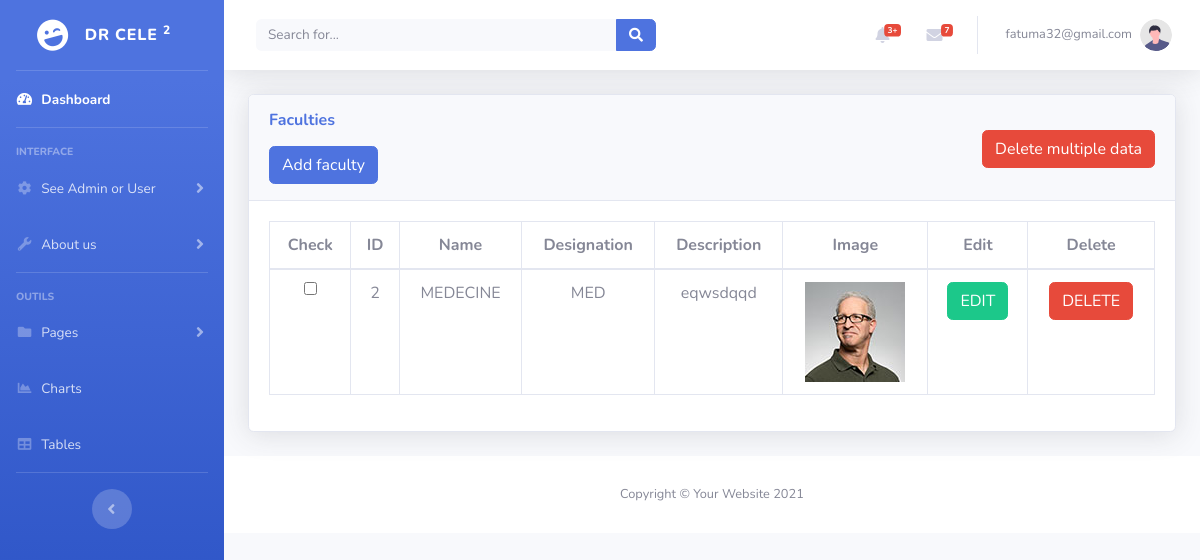
/Admin/faculty.php (signed in), run on the app's committed database.
### tables this page shows
CREATE TABLE `faculty` (
  `id` int(11) NOT NULL,
  `name` varchar(200) NOT NULL,
  `designation` varchar(200) NOT NULL,
  `description` text NOT NULL,
  `image` varchar(50) NOT NULL,
  `visible` int(11) NOT NULL,
  `created_at` timestamp NOT NULL DEFAULT current_timestamp()
);

### Admin/faculty.php (the view, shortened to what this page needs)
<?php
include('security.php');
include('includes/header.php');
include('includes/navbar.php');
?>
<div id="content-wrapper" class="d-flex flex-column">
    <div id="content">
        <nav class="navbar navbar-expand navbar-light bg-white topbar mb-4 static-top shadow">
            <form class="d-none d-sm-inline-block form-inline mr-auto ml-md-3 my-2 my-md-0 mw-100 navbar-search">
                <div class="input-group">
                    <input type="text" class="form-control bg-light border-0 small" placeholder="Search for..." aria-label="Search" aria-describedby="basic-addon2">
                    <div class="input-group-append">
                        <button class="btn btn-primary" type="button">
                            <i class="fas fa-search fa-sm"></i>
                        </button>
                    </div>
                </div>
            </form>
            <ul class="navbar-nav ml-auto">
                <li class="nav-item dropdown no-arrow mx-1">
                    <a class="nav-link dropdown-toggle" href="#" id="alertsDropdown" role="button" data-toggle="dropdown" aria-haspopup="true" aria-expanded="false">
                        <i class="fas fa-bell fa-fw"></i>
                        <span class="badge badge-danger badge-counter">3+</span>
                    </a>
                </li>
                <li class="nav-item dropdown no-arrow mx-1">
                    <a class="nav-link dropdown-toggle" href="#" id="messagesDropdown" role="button" data-toggle="dropdown" aria-haspopup="true" aria-expanded="false">
                        <i class="fas fa-envelope fa-fw"></i>
                        <span class="badge badge-danger badge-counter">7</span>
                    </a>
                </li>
                <li class="nav-item dropdown no-arrow">
                    <a class="nav-link dropdown-toggle" href="#" id="userDropdown" role="button" data-toggle="dropdown" aria-haspopup="true" aria-expanded="false">
                        <span class="mr-2 d-none d-lg-inline text-gray-600 small">
                            <?php echo $_SESSION['username']; ?>
                        </span>
                        <img class="img-profile rounded-circle" src="img/undraw_profile.svg">
                    </a>
                </li>
            </ul>
        </nav>
        <div class="container-fluid">
            <div class="card shadow mb-4">
                <div class="card-header py-3">
                    <h6 class="m-0 font-weight-bold text-primary"> Faculties
                        <form action="code.php" method="POST" encype="multipart/form-data">
                            <button type="submit" name="delete_multiple_data" class="btn btn-danger float-right">
                                Delete multiple data
                            </button>
                        </form>
                        <button type="button" class="btn btn-primary " data-toggle="modal" data-target="#addadminprofile">
                            Add faculty
                        </button>
                    </h6>
                </div>
                <div class="card-body">
                    <div class="table-responsive">
                        <?php
                        $query = "SELECT * FROM faculty";
                        $query_run = mysqli_query($connection, $query);
                        ?>
                        <table class="table table-bordered text-center" id="datatable" width="100%" cellspacing="0">
                            <thead>
                                <tr>
                                    <th>Check</th>
                                    <th>ID</th>
                                    <th>Name</th>
                                    <th>Designation</th>
                                    <th>Description</th>
                                    <th>Image</th>
                                    <th>Edit</th>
                                    <th>Delete</th>
                                </tr>
                            </thead>
                            <tbody>
                                <?php
                                if (mysqli_num_rows($query_run) > 0) {
                                    while ($row = mysqli_fetch_assoc($query_run)) {
                                ?>
                                        <tr>
                                            <td>
                                                <input type="checkbox" onclick="toggleCheckbox(this)" value="<?php echo $row['id']; ?>" <?php echo $row['visible'] == 1 ? "checked" : "" ?>>
                                            </td>
                                            <td><?php echo $row['id']; ?></td>
                                            <td><?php echo $row['name']; ?></td>
                                            <td><?php echo $row['designation']; ?></td>
                                            <td><?php echo $row['description']; ?></td>
                                            <td><?php echo '<img src = "upload/' . $row['image'] . '" width="100px;" height="100px;" alt="Image">' ?></td>
                                            <td>
                                                <form action="faculty_edit.php" method="post">
                                                    <button type="submit" name="edit_faculty_btn" class="btn btn-success"> EDIT</button>
                                                </form>
                                            </td>
                                            <td>
                                                <form action="code.php" method="post">
                                                    <button type="submit" name="delete_faculty_btn" class="btn btn-danger"> DELETE</button>
                                                </form>
                                            </td>
                                        </tr>
                                <?php
                                    }
                                } else {
                                    echo "No Record found";
                                }
                                ?>
                            </tbody>
                        </table>
                    </div>
                </div>
            </div>
        </div>
        <?php
        include('includes/footer.php');
        ?>

### data on the page
faculty: id "2", name "MEDECINE", designation "MED", description "eqwsdqqd", image (picture)

### other printed values
$_SESSION['username'] "fatuma32@gmail.com"
